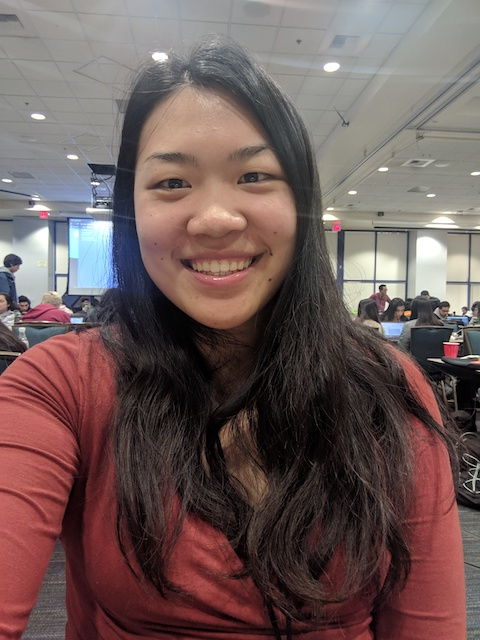
#> input picture upload_folder/IMG_20190216_175135.jpg, 480 x 640 px
$ python -i face_detection.py   (imports and definitions only)
#> lines starting #> are read from the running program, lines starting #| are printed output that depends on the picture; after the words box and inside, x2 and y2 are one past the last pixel; in counts of white or black regions, pixels touching at a corner belong together
#> in determine_smile, img is the input picture: shape (640, 480, 3); mean B, G, R 88.4, 90.3, 110.2
import numpy as np
import cv2 as cv
import random as rng
import scipy.spatial

def overlap(r1, r2):
    x1, y1, w1, h1 = r1
    x2, y2, w2, h2 = r2
    hoverlaps = True
    voverlaps = True
    if (x1 > x2 + w2) or (x1 + w1 < x2):
        hoverlaps = False
    if (y1 > y2 + h2) or (y1 + h1 < y2):
        voverlaps = False
    return hoverlaps and voverlaps

def overlap_cascades(l1, l2):
    overlaps = []
    for elem1 in l1:
        for elem2 in l2:
            if overlap(elem1, elem2):
                overlaps.append(elem1)
    return overlaps

def find_mouth(img, show=False):
#> called with show = False
    gray = cv.cvtColor(img, cv.COLOR_BGR2GRAY)
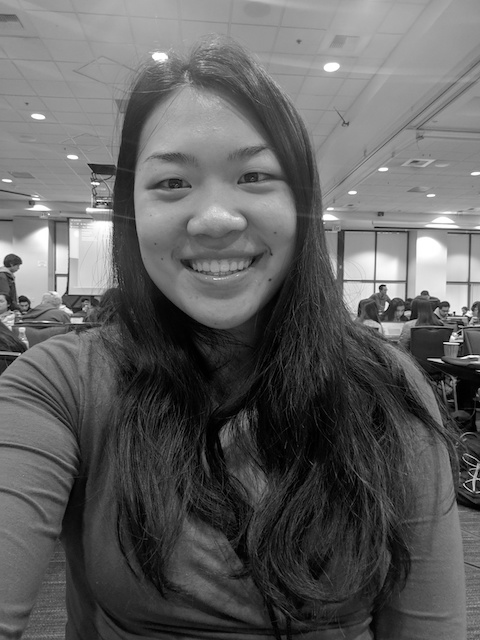
#> gray: shape (640, 480); min 0, max 255, mean 96
    smile_cascade = cv.CascadeClassifier('haarcascade_smile.xml')
    mouth_cascade = cv.CascadeClassifier('mouth.xml')
    face_cascade = cv.CascadeClassifier('haarcascade_frontalface_default.xml')
    smiles = smile_cascade.detectMultiScale(gray, 1.3, 5)
#> smiles = 28 rows, first 6: [21, 108, 36, 18], [55, 148, 36, 18], [312, 205, 36, 18], [133, 43, 55, 27], [297, 49, 68, 34], [402, 118, 65, 32]
    mouths = mouth_cascade.detectMultiScale(gray, 1.3, 5)
#> mouths = [[154, 150, 28, 17], [227, 164, 69, 42], [139, 174, 62, 37], [177, 249, 84, 51]]
    faces = face_cascade.detectMultiScale(gray, 1.3, 5)
#> faces = [[107, 99, 207, 207]]
    faces = [(x, y + int(2 *(1.0 * h / 3)), w, int((1.0 * h) / 3)) for (x, y, w, h) in faces]
#> faces = [(107, 237, 207, 69)]

    smile_mouth_overlaps = overlap_cascades(smiles, mouths)
#> the loop in overlap_cascades, `for elem1 in l1:` made 28 passes
#> elem1 on passes 16 to 21: [122, 321, 79, 40], [268, 570, 79, 40], [280, 43, 103, 51], [331, 141, 103, 51], [44, 192, 103, 51], [10, 298, 103, 51]
    smile_face_overlaps = overlap_cascades(smiles, faces)
#> the loop in overlap_cascades (call 2), `for elem1 in l1:` made 28 passes
    mouth_face_overlaps = overlap_cascades(faces, mouths)
    all_overlaps = overlap_cascades(smile_mouth_overlaps, faces)

    min_area = lambda x: x[2] * x[3]
    final_mouth = None
    if all_overlaps:
        final_mouth = min(all_overlaps, key=min_area)
    elif smile_face_overlaps:
        final_mouth = min(smile_face_overlaps, key=min_area)
    elif mouth_face_overlaps:
        final_mouth = min(mouth_face_overlaps, key=min_area)
    elif smile_mouth_overlaps:
        final_mouth = min(smile_mouth_overlaps, key=min_area)
    else:
        if faces:
            final_mouth = faces[0]
        else:
            print("No face found :(")
            return None

    copy = np.copy(img)
    for (x,y,w,h) in smiles:
        cv.rectangle(copy,(x,y),(x+w,y+h),(255,0,0),2)
        roi_gray = gray[y:y+h, x:x+w]
        roi_color = copy[y:y+h, x:x+w]
#> this loop made 28 passes
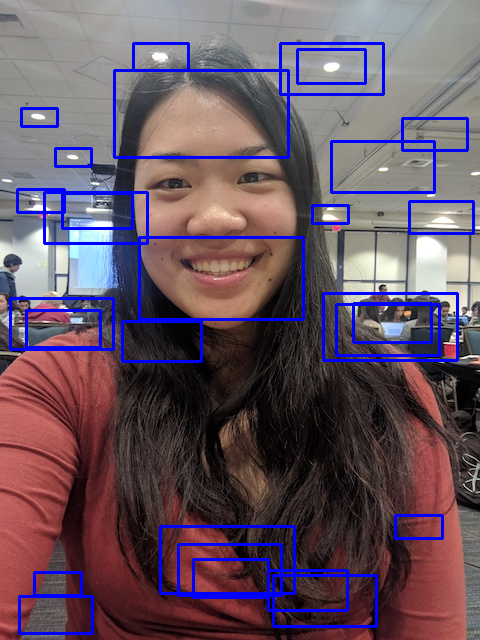
#> copy: shape (640, 480, 3); 6.47% of pixels changed, all inside (x1, y1, x2, y2) = (9, 42, 475, 635)
    for (x,y,w,h) in mouths:
        cv.rectangle(copy,(x,y),(x+w,y+h),(0,255,0),2)
        roi_gray = gray[y:y+h, x:x+w]
        roi_color = copy[y:y+h, x:x+w]
#> this loop made 4 passes
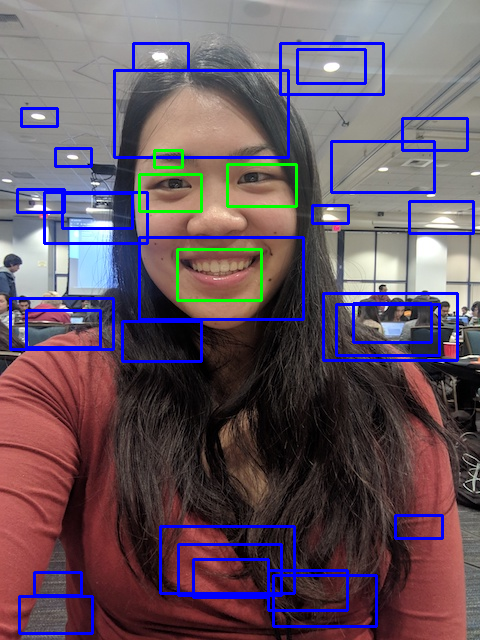
#> copy: shape (640, 480, 3); 0.76% of pixels changed, all inside (x1, y1, x2, y2) = (138, 149, 298, 302)
    for (x,y,w,h) in faces:
        cv.rectangle(copy,(x,y),(x+w,y+h),(255,0,255),2)
        roi_gray = gray[y:y+h, x:x+w]
        roi_color = copy[y:y+h, x:x+w]
#> this loop made 1 pass
#> pass 1, in find_mouth, `roi_gray = gray[y:y+h, x:x+w]`:
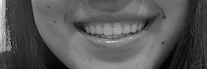
#> roi_gray: shape (69, 207); min 1, max 242, mean 87.6
#> pass 1, in find_mouth, `roi_color = copy[y:y+h, x:x+w]`:
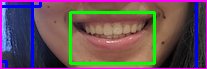
#> roi_color: shape (69, 207, 3); mean B, G, R 89.5, 81.3, 103.7
#> after the loop:
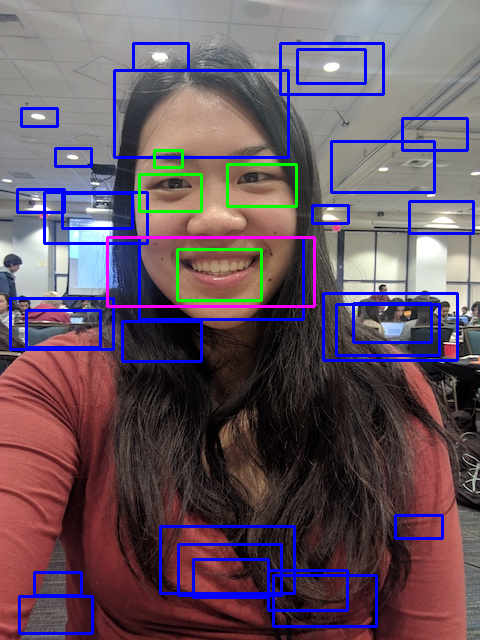
#> copy: shape (640, 480, 3); 0.54% of pixels changed, all inside (x1, y1, x2, y2) = (106, 236, 316, 308)

    x, y, w, h = final_mouth
    cv.rectangle(copy,(x,y),(x+w,y+h),(255,255,255),2)
#> copy: shape (640, 480, 3); 0.3% of pixels changed, all inside (x1, y1, x2, y2) = (43, 191, 149, 245)
    roi_gray = gray[y:y+h, x:x+w]
#> roi_gray: shape (51, 103)
    roi_color = copy[y:y+h, x:x+w]
#> roi_color: shape (51, 103, 3)

    if show:
        cv.imshow('img', copy)

    return final_mouth

def detect_corners(img, rect, max_corners=128, show=False):
#> called with rect = array of shape (4,), max_corners = 128, show = False
    maxCorners = max(max_corners, 1)
    # Parameters for Shi-Tomasi algorithm
    qualityLevel = 0.01
    minDistance = 5
    blockSize = 3
    gradientSize = 3
    useHarrisDetector = True
    k = 0.04

    x, y, w, h = rect
    copy = np.copy(img[y:y+h, x:x+w])
#> copy: shape (51, 103, 3)
    src_gray = cv.cvtColor(copy, cv.COLOR_BGR2GRAY)

    # Apply corner detection
    corners = cv.goodFeaturesToTrack(src_gray, maxCorners, qualityLevel, minDistance, None, \
        blockSize=blockSize, gradientSize=gradientSize, useHarrisDetector=useHarrisDetector, k=k)
    # Draw corners detected
    if corners is None:
        return None, None
    # print('Number of corners detected:', corners.shape[0])
    radius = 4
    for i in range(corners.shape[0]):
        cv.circle(copy, (corners[i,0,0], corners[i,0,1]), radius, (rng.randint(0,256), rng.randint(0,256), rng.randint(0,256)), cv.FILLED)

    # Show what you got
    if show:
        cv.imshow('corners', copy)

    return copy, corners

def fit_smile(img, corners, show=False):
#> called with corners = array of shape (26, 1, 2), show = False
    x = [corner[0][0] for corner in corners]
    y = [corner[0][1] for corner in corners]
    coeffs = np.polyfit(x, y, 2)

    f = lambda x: coeffs[0]*x**2 + coeffs[1]*x + coeffs[2]
    copy = np.copy(img)
    for i in range(0, copy.shape[1]):
        cv.circle(copy, (i, int(f(i))), 1, (255, 255, 255), cv.FILLED)
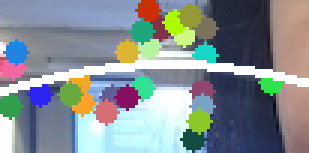
#> copy: shape (51, 103, 3) (shown 3 times larger); mean B, G, R 146.7, 143.2, 133.7

    if show:
        cv.imshow('line', copy)

    return coeffs[0]

def determine_smile(image_name, show=False):
    img = cv.imread(image_name)
    mouth = find_mouth(img, show=show)
    if mouth is None:
        return None
    mouth_img, corners = detect_corners(img, mouth, show=show)
    if mouth_img is None or corners is None:
        return None
    return fit_smile(mouth_img, corners, show=show)

def find_eye_ratio(image_name, show=False):
    img = cv.imread(image_name)
    gray = cv.cvtColor(img, cv.COLOR_BGR2GRAY)
    eye_cascade = cv.CascadeClassifier('haarcascade_eye.xml')
    face_cascade = cv.CascadeClassifier('haarcascade_frontalface_default.xml')
    eyes = eye_cascade.detectMultiScale(gray, 1.3, 5)
    faces = face_cascade.detectMultiScale(gray, 1.3, 5)

    if len(faces) < 1:
        print("No faces found :(")
        return 0

    face_area = faces[0][2] * faces[0][3]

    copy = np.copy(img)
    for (x,y,w,h) in eyes:
        cv.rectangle(copy,(x,y),(x+w,y+h),(255,0,0),2)
        roi_gray = gray[y:y+h, x:x+w]
        roi_color = copy[y:y+h, x:x+w]

    if show:
        cv.imshow('img', copy)

    eye_ratio_sum = 0
    count = 0
    for eye in eyes:
        _copy, corners = detect_corners(img, eye)
        points = [tuple(corner[0]) for corner in corners]
        if len(points) < 3:
            continue
        try:
            hull = scipy.spatial.ConvexHull(points)
        except:
            continue
        eye_ratio_sum += hull.volume / face_area
        count += 1
    if count > 0:
        return eye_ratio_sum / len(eyes)
    else:
        return 0

>>> result = determine_smile('upload_folder/IMG_20190216_175135.jpg')

$ run again, on upload_folder/IMG_20190216_175139.jpg
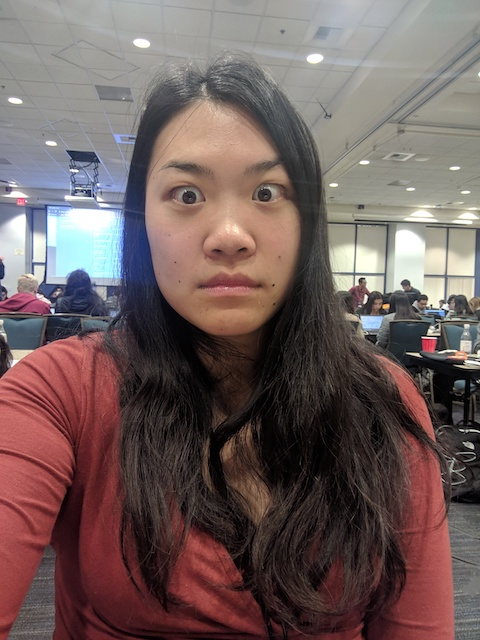
#> input picture upload_folder/IMG_20190216_175139.jpg, 480 x 640 px
#> in determine_smile, img is the input picture: shape (640, 480, 3); mean B, G, R 92.6, 94.4, 112.6
#> smiles = 33 rows, first 6: [33, 135, 36, 18], [390, 147, 36, 18], [348, 154, 36, 18], [437, 160, 36, 18], [61, 297, 36, 18], [4, 307, 36, 18]
#> mouths = [[154, 184, 66, 40], [200, 239, 60, 36], [190, 270, 75, 45]]
#> in find_mouth, `faces = face_cascade.detectMultiScale(gray, 1.3, 5)`: faces = [[121, 112, 213, 213]]
#> in find_mouth, `faces = [(x, y + int(2 *(1.0 * h / 3)), w, int((1.0 * h) / 3)) for (x,..`: faces = [(121, 254, 213, 71)]
#> the loop in overlap_cascades, `for elem1 in l1:` made 33 passes
#> the loop in overlap_cascades (call 2), `for elem1 in l1:` made 33 passes
#> the loop in find_mouth, `for (x,y,w,h) in smiles:` made 33 passes
#> the loop in find_mouth, `for (x,y,w,h) in mouths:` made 3 passes
#> after the loop in find_mouth, `for (x,y,w,h) in mouths:`:
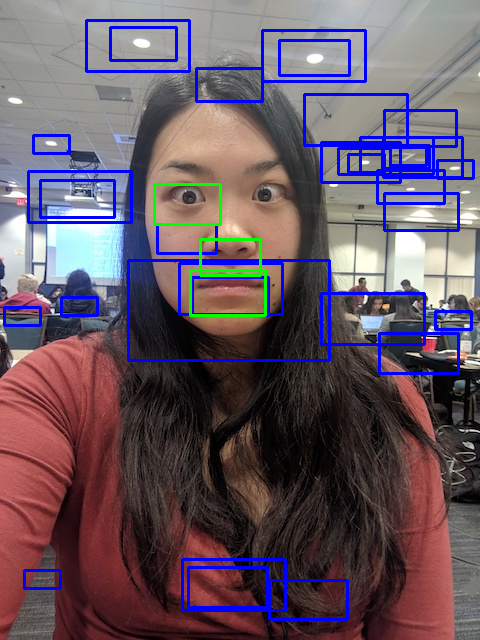
#> copy: shape (640, 480, 3); mean B, G, R 100.9, 87.8, 103.6
#> the loop in find_mouth, `for (x,y,w,h) in faces:` made 1 pass
#> after the loop in fit_smile, `for i in range(0, copy.shape[1]):`:
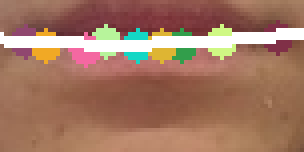
#> copy: shape (38, 76, 3) (shown 4 times larger); mean B, G, R 98.2, 119, 162.1

$ run again, on upload_folder/IMG_20190216_175141.jpg
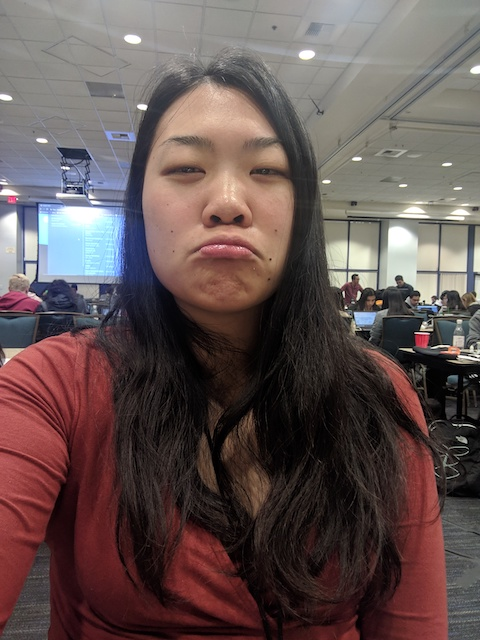
#> input picture upload_folder/IMG_20190216_175141.jpg, 480 x 640 px
#> in determine_smile, img is the input picture: shape (640, 480, 3); mean B, G, R 81.2, 82.7, 99.3
#> smiles = 29 rows, first 6: [24, 132, 36, 18], [381, 143, 36, 18], [339, 150, 36, 18], [428, 307, 36, 18], [388, 340, 36, 18], [443, 431, 36, 18]
#> mouths = [[152, 158, 62, 38], [244, 161, 55, 33], [178, 228, 88, 53], [143, 141, 93, 56], [159, 208, 121, 72]]
#> in find_mouth, `faces = face_cascade.detectMultiScale(gray, 1.3, 5)`: faces = [[126, 92, 200, 200]]
#> in find_mouth, `faces = [(x, y + int(2 *(1.0 * h / 3)), w, int((1.0 * h) / 3)) for (x,..`: faces = [(126, 225, 200, 66)]
#> the loop in overlap_cascades, `for elem1 in l1:` made 29 passes
#> elem1 on passes 14 to 21: [358, 163, 79, 40], [31, 177, 79, 40], [184, 264, 79, 40], [327, 296, 79, 40], [193, 568, 79, 40], [386, 593, 79, 40], [81, 14, 103, 51], [255, 27, 103, 51]
#> the loop in overlap_cascades (call 2), `for elem1 in l1:` made 29 passes
#> the loop in find_mouth, `for (x,y,w,h) in smiles:` made 29 passes
#> the loop in find_mouth, `for (x,y,w,h) in mouths:` made 5 passes
#> after the loop in find_mouth, `for (x,y,w,h) in mouths:`:
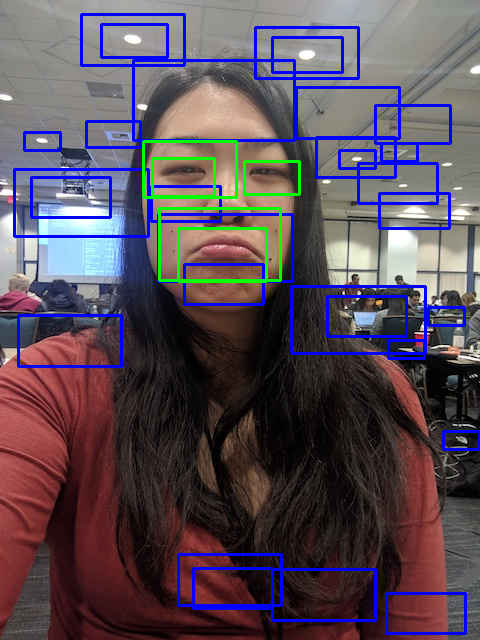
#> copy: shape (640, 480, 3); mean B, G, R 89.7, 77.8, 90.2
#> the loop in find_mouth, `for (x,y,w,h) in faces:` made 1 pass
#> after the loop in fit_smile, `for i in range(0, copy.shape[1]):`:
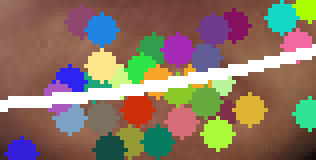
#> copy: shape (40, 79, 3) (shown 4 times larger); mean B, G, R 100.7, 117, 137.3
